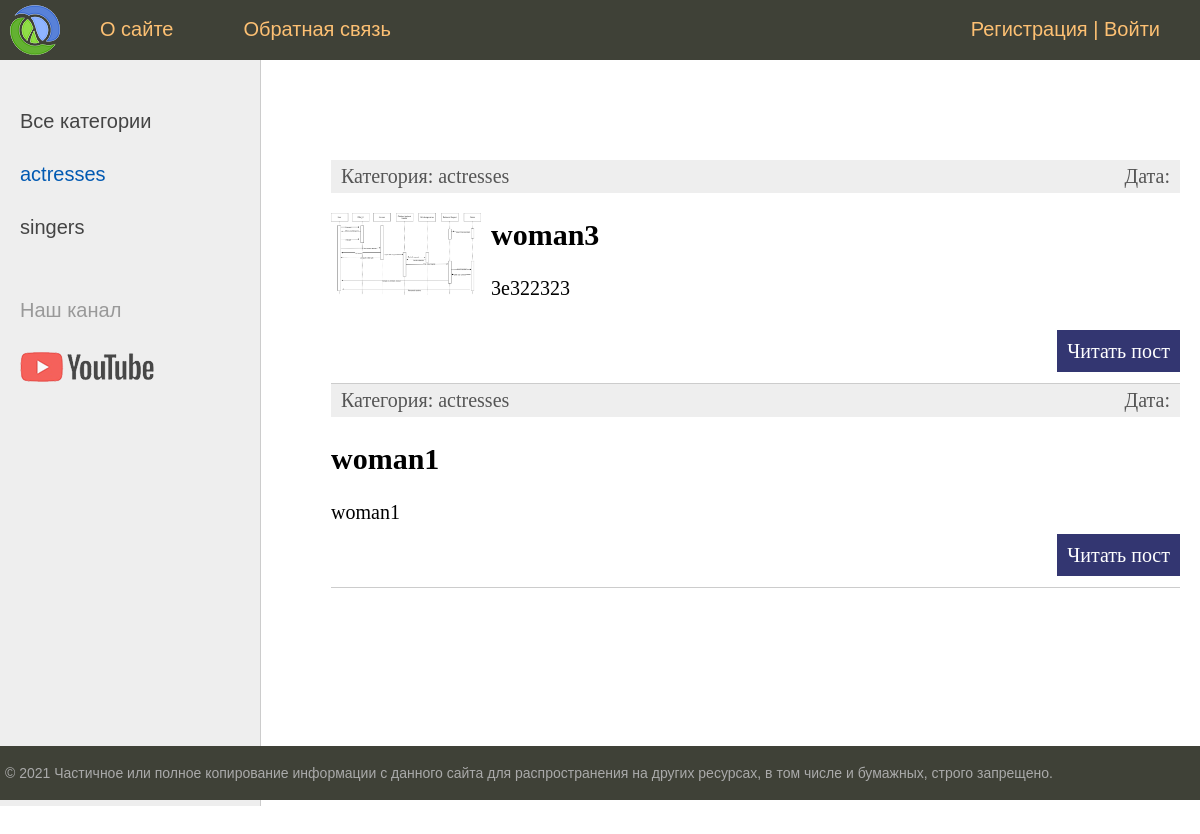
Page /category/actresses/ on the earlier database version.
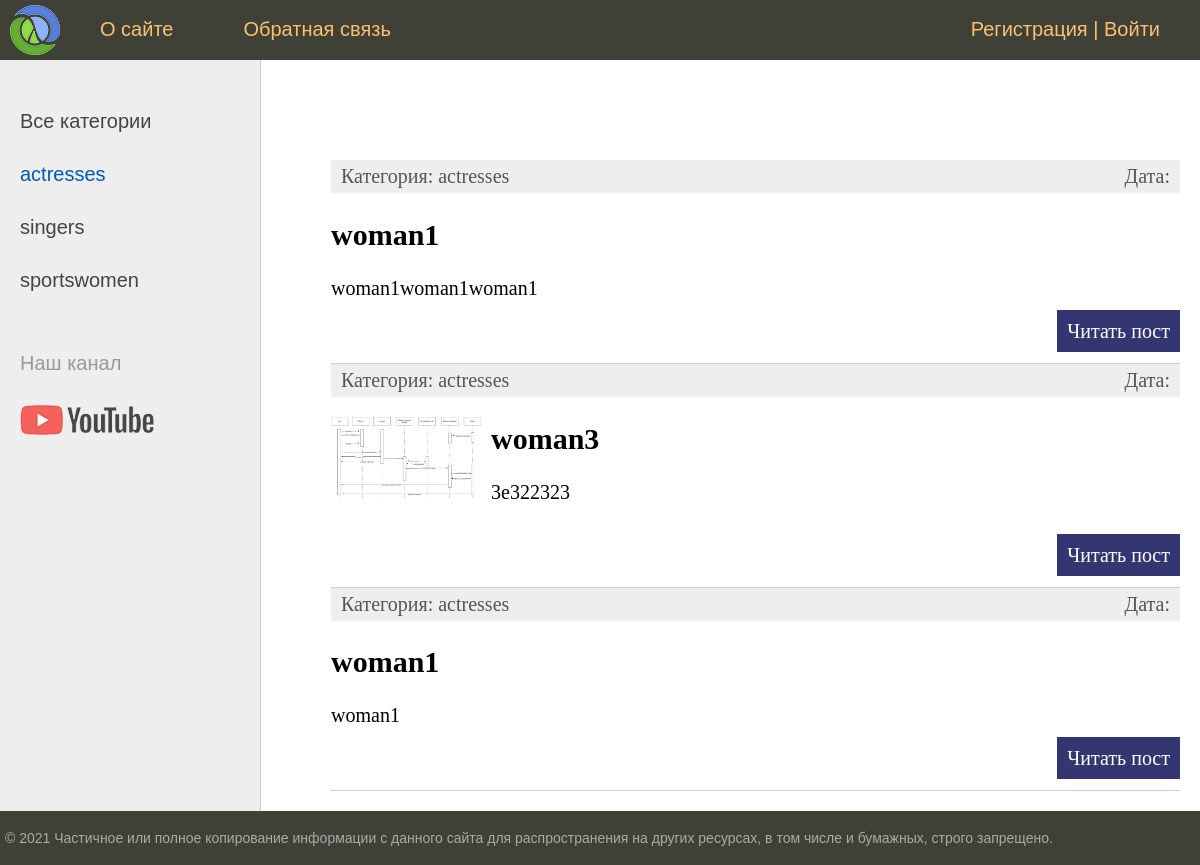
Same page on the later database version.
### women/models.py (models this page shows, shortened)
class Category(models.Model):
    name = models.CharField(max_length=100, db_index=True, verbose_name='Categorie')
    slug = models.SlugField(max_length=255, verbose_name='category_clug')
    def __str__(self):
        return self.name
    def get_absolute_url(self):
        return reverse('category', kwargs={'cat_slug': self.slug})
    class Meta:
        verbose_name = 'Categories'
        verbose_name_plural = 'Categories'
        ordering = ['id']

class Women(models.Model):
    title = models.CharField(max_length=255, verbose_name='Custom_title')
    slug = models.SlugField(max_length=255, verbose_name='woman_slug', unique=True)
    content = models.TextField(blank=True)
    photo = models.ImageField(upload_to="photos/%Y/%m/%d/", blank=True)
    time_created = models.DateTimeField(auto_now_add=True)
    time_updated = models.DateTimeField(auto_now=True)
    is_published = models.BooleanField(default=True)
    cat = models.ForeignKey('Category', on_delete=models.PROTECT, null=True)
    def get_absolute_url(self):
        return reverse('post', kwargs={'post_slug': self.slug})
    class Meta:
        verbose_name = 'Famous womans'
        verbose_name_plural = 'Famous womans'
        ordering = ['-time_created', 'title']

### women/views.py (the view)
# urls.py: path('category/<slug:cat_slug>/', WomenCategory.as_view(), name='category'),
class WomenCategory(DataMixin, ListView):
    model = Women
    template_name = 'women/index.html'
    context_object_name = 'posts'
    allow_empty = False
    def get_queryset(self):
        return Women.objects.filter(cat__slug=self.kwargs['cat_slug'], is_published=True).select_related('cat')
    def get_context_data(self, *, object_list=None, **kwargs):
        context = super().get_context_data(**kwargs)
        c = Category.objects.get(slug=self.kwargs['cat_slug'])
        c_def = self.get_user_context(title='Категория - ' + str(c.name),
                                      cat_selected=c.pk)
        return {**context, **c_def}

### women/utils.py (called while the page is built)
    def get_user_context(self, **kwargs):
        context = kwargs
        cats = Category.objects.annotate(Count('women'))
        user_menu = menu.copy()
        if not self.request.user.is_authenticated:
            user_menu.pop(1)
        context['menu'] = user_menu
        context['cats'] = cats
        if 'cat_selected' not in context:
            context['cat_selected'] = 0
        return context

### women/templates/women/index.html (shortened to what this page needs)
{% extends 'women/base.html' %}
{% block content %}
<ul class="list-articles">
	{% for p in posts %}
			<li><div class="article-panel">
	<p class="first">Категория: {{p.cat}}</p>
	<p class="last">Дата: {{p.time_update|date:"d-m-Y H:i:s"}}</p>
</div>
{% if p.photo %}
	<p><img class="img-article-left thumb" src="{{p.photo.url}}"></p>
{% endif %}
				<h2>{{p.title}}</h2>
	{% autoescape on %}
	{{p.content|linebreaks|truncatewords:50}}
	{% endautoescape %}
			<p class="link-read-post"><a href="{{ p.get_absolute_url }}">Читать пост</a></p>
			</li>
	{% endfor %}
</ul>
{% endblock %}

### women/templates/women/base.html (shortened to what this page needs)
{% load static %}
{% load women_tags %}
<!DOCTYPE html>
<html>
<head>
	<link type="text/css" href="{% static 'women/css/styles.css' %}" rel="stylesheet" />
</head>
<body>
<table class="table-page" border=0 cellpadding="0" cellspacing="0">
<tr><td valign=top>
{% block mainmenu %}
		<div class="header">
			<ul id="mainmenu" class="mainmenu">
			<li class="logo"><a href="{% url 'home' %}"><div class="logo"></div></a></li>
				{% for m in menu %}
							<li><a href="{% url m.url_name %}">{{m.title}}</a></li>
				{% endfor %}
				{% if request.user.is_authenticated %}
				<li class="last"> {{user.username}} | <a href="{% url 'logout' %}">Выйти</a></li>
				{% else %}
				<li class="last"><a href="{% url 'register' %}">Регистрация</a> | <a href="{% url 'login' %}">Войти</a></li>
				{% endif %}
			</ul>
		</div>
{% endblock mainmenu %}
<table class="table-content" border=0 cellpadding="0" cellspacing="0">
<tr>
	<td valign="top" class="left-chapters">
	<ul id="leftchapters">
{% if cat_selected == 0 %}
		<li class="selected">Все категории</li>
{% else %}
		<li><a href="{% url 'home' %}">Все категории</a></li>
{% endif %}
{% for c in cats %}
{% if c.women__count > 0 %}
	{% if c.pk == cat_selected %}
		<li class="selected">{{c.name}}</li>
	{% else %}
		<li><a href="{{ c.get_absolute_url }}">{{c.name}}</a></li>
	{% endif %}
{% endif %}
{% endfor %}
		<li class="share">
		<p>Наш канал</p>
		<a class="share-yt" href="https://www.youtube.com/channel/UClJzWfGWuGJL2t-3dYKcHTA/playlists" target="_blank" rel="nofollow"></a>
		</li>
	</ul>
</td>
<td valign="top" class="content">
	<div class="content-text">
{% block content %}
{% endblock %}
	</div>
</td></tr></table>
</td></tr>
<tr><td valign=top>
	<div id="footer">
		<p>&copy; 2021 Частичное или полное копирование информации с данного сайта для распространения на других ресурсах, в том числе и бумажных, строго запрещено.</p>
	</div>
</td></tr></table>
</body>
</html>

Differences in the rows shown:
now on this page (row unchanged): Category: name "sportswomen"
added Women: cat "actresses", title "woman1", content "woman1woman1woman1"
